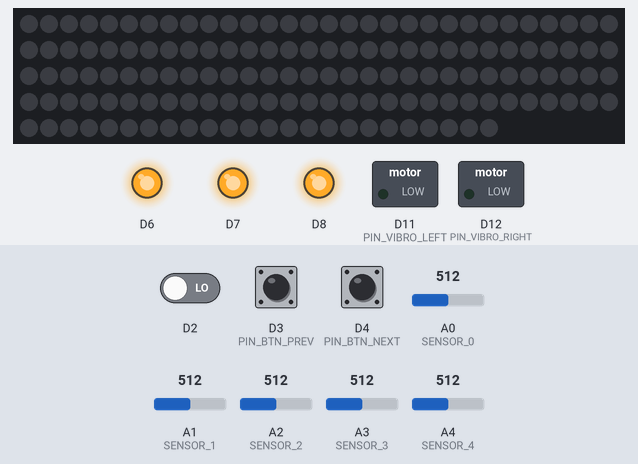
Simulated run of this program. Board: Arduino Due. Shown: 144 RGB LEDs in strip order, left to right, continuing on the next row, switched loads named in the program (green lamp = pin HIGH), output pins drawn as LEDs (lit = HIGH). Inputs (shaded band) come from the test bench; at power-on: D2 LOW, A1 (SENSOR_1) = 512, A0 (SENSOR_0) = 512, D3 (PIN_BTN_PREV) LOW, D4 (PIN_BTN_NEXT) LOW, A2 (SENSOR_2) = 512, A3 (SENSOR_3) = 512, A4 (SENSOR_4) = 512. Dim RGB values are drawn brighter than linear; storage starts empty; what the program prints to the serial monitor is not drawn.

Above: at 1.0 s.
1.1 s: D2 driven HIGH
At 1.62 s:
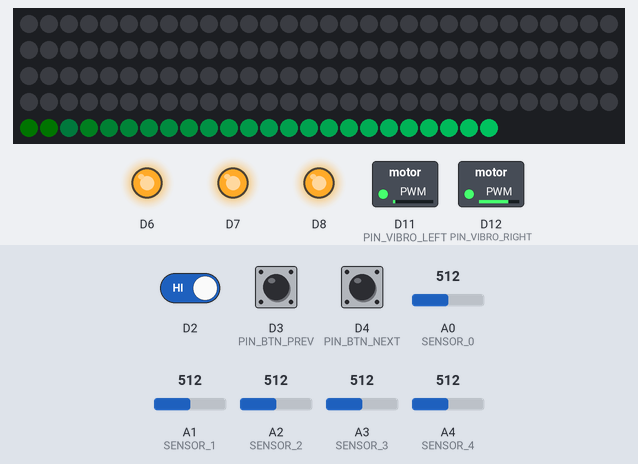
4.1 s: A1 (SENSOR_1) set to 716
At 5.34 s:
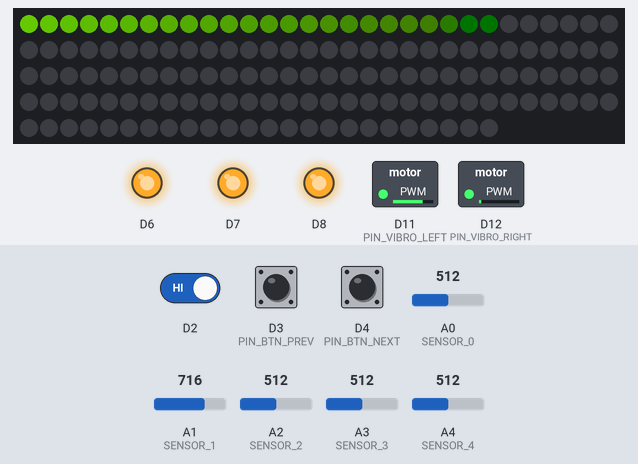
7.1 s: A1 (SENSOR_1) set to 737
At 7.44 s:
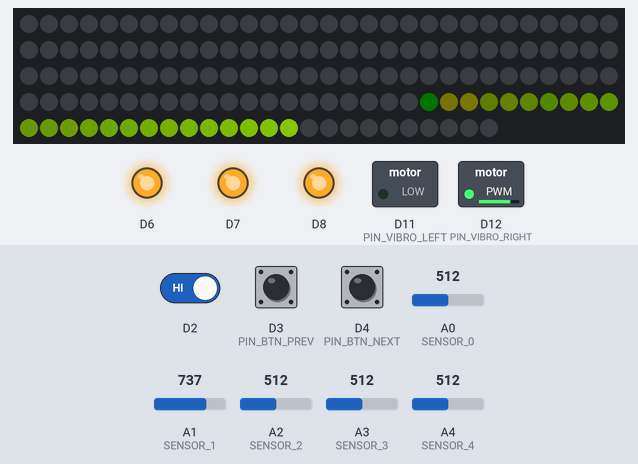
10.1 s: A0 (SENSOR_0) set to 190
At 12.81 s:
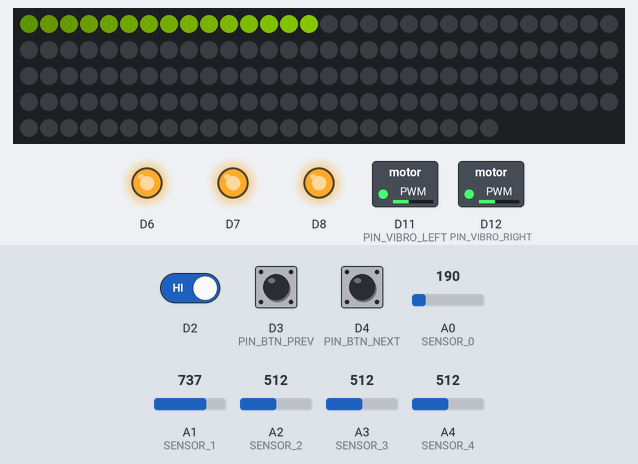
13.1 s: A1 (SENSOR_1) set to 992
At 13.42 s:
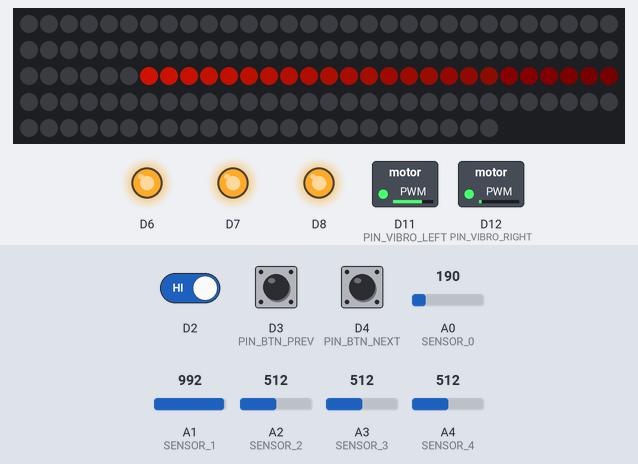
16.1 s: A1 (SENSOR_1) set to 306
At 16.45 s:
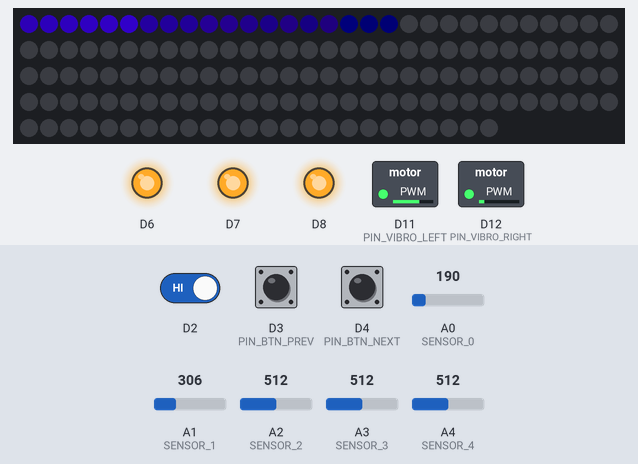
Timing chart, 0 to 20.1 s (numbered marks = the images above; inputs shaded):
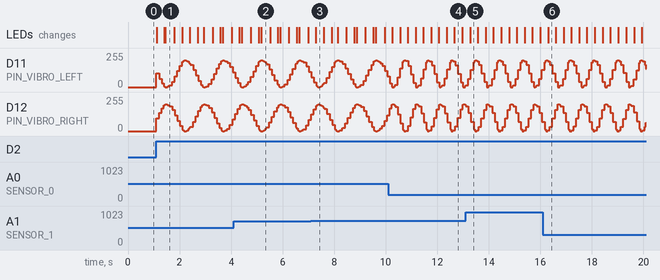

The program:

main.cpp
```cpp
#include <SPI.h>

// ============================================================
// SETTINGS
// ============================================================

// #define USE_MICROLED 1
#define USE_SFEMP3Shield 1

const uint8_t A_PIN_LED = 13;
const uint8_t PIN_VIBRO_LEFT = 11;
const uint8_t PIN_VIBRO_RIGHT = 12;

const uint8_t PIN_BTN_PREV = 3;
const uint8_t PIN_BTN_NEXT = 4;

const uint8_t SENSOR_0 = A0;
const uint8_t SENSOR_1 = A1;
const uint8_t SENSOR_2 = A2;
const uint8_t SENSOR_3 = A3;
const uint8_t SENSOR_4 = A4;

const int LEDS_COUNT = 144;
const int LEDS_TAIL_MIN = 0;
const int LEDS_TAIL_MAX = LEDS_COUNT / 3;

const double ITERATION_PER_MINUTE_MIN = 1;
const double ITERATION_PER_MINUTE_MAX = 80;

const double SOUND_VOLUME_MIN = 60; // input values are -1/2dB. e.g. 40 results in -20dB.
const double SOUND_VOLUME_MAX = 0;  // input values are -1/2dB. e.g. 40 results in -20dB.

const double VIBRO_PWR_MIN = 0;
const double VIBRO_PWR_MAX = 200;

const int SENSOR_MAX_VAL = 1023;

// ============================================================
// VARIABLES
// ============================================================

int led_id_current = 0;
int led_id_previous = -1;
int led_color_hue = 0;
int led_brightness = 100;
int led_tail = 200;
unsigned long time_from_start = 0;
unsigned long time_from_start_prev = 0;
int time_from_last_tick = 0;
double iteration_per_minute = 30;
double iteration_progress_delta = 0;
double iteration_progress = 0;
double space_position = 0;
double sound_volume_coef = 1;
float foo = 0;

bool btn_is_active = false;

// double dot_whide = 0.02;

// ============================================================
// AUDIO
// ============================================================

#if defined(USE_SFEMP3Shield)
#include <SdFat.h>
#include <SdFatUtil.h>
#include <SFEMP3Shield.h>
int files_count = 0;
int audio_index = 1;
unsigned long time_from_start_sound = 0;
unsigned long time_from_start_prev_sound = 0;
SdFat sd;
SdFile file;
SFEMP3Shield MP3player;
#endif

// ============================================================
// LED
// ============================================================

#if defined(USE_MICROLED)
// ===== ЦВЕТОВАЯ ГЛУБИНА =====
// 1, 2, 3 (байт на цвет)
// на меньшем цветовом разрешении скетч будет занимать в разы меньше места,
// но уменьшится и количество оттенков и уровней яркости!
// дефайн делается ДО ПОДКЛЮЧЕНИЯ БИБЛИОТЕКИ
// без него будет 3 байта по умолчанию
#define COLOR_DEBTH 3
#include <microLED.h> // подключаем библу
// CLI_OFF CLI_LOW CLI_AVER CLI_HIGH
microLED<LEDS_COUNT, A_PIN_LED, -1, LED_WS2812, ORDER_GRB, CLI_HIGH> strip;

#else
#include "FastLED.h"
CRGB leds[LEDS_COUNT];

#endif

// ============================================================
// HELPERS
// ============================================================

// convert double `x` in range from [`in_min`, `in_max`] to double [`out_min`, `out_max`]
double mapDouble(double x, double in_min, double in_max, double out_min, double out_max)
{
  return (x - in_min) * (out_max - out_min) / (in_max - in_min) + out_min;
}

// ============================================================
// FUNCS
// ============================================================

#if defined(USE_SFEMP3Shield)
void playNext()
{
  audio_index++;
  if (audio_index > files_count)
    audio_index = 1;
  MP3player.stopTrack();
  MP3player.playTrack(audio_index);
}
void playPrev()
{
  audio_index--;
  if (audio_index < 1)
    audio_index = files_count;
  MP3player.stopTrack();
  MP3player.playTrack(audio_index);
}
#endif

// ============================================================
// LISTNERS
// ============================================================

void checkButtons()
{
#if defined(USE_SFEMP3Shield)
  int btn_prev_state = digitalRead(PIN_BTN_PREV);
  int btn_next_state = digitalRead(PIN_BTN_NEXT);

  if (btn_prev_state == HIGH && !btn_is_active)
  {
    btn_is_active = true;
    playPrev();
  }

  if (btn_next_state == HIGH && !btn_is_active)
  {
    btn_is_active = true;
    playNext();
  }

  if (btn_prev_state == LOW && btn_next_state == LOW && btn_is_active)
  {
    btn_is_active = false;
  }
#endif
}

void updateControledParams()
{
  int sensor_0 = analogRead(SENSOR_0);
  int sensor_1 = analogRead(SENSOR_1);
  int sensor_2 = analogRead(SENSOR_2);
  int sensor_3 = analogRead(SENSOR_3);
  int sensor_4 = analogRead(SENSOR_4);

  iteration_per_minute = mapDouble(sensor_0, 0, SENSOR_MAX_VAL, ITERATION_PER_MINUTE_MAX, ITERATION_PER_MINUTE_MIN);
  led_color_hue = map(sensor_1, 0, SENSOR_MAX_VAL, 255, 0);
  led_brightness = map(sensor_2, 0, SENSOR_MAX_VAL, 255, 0);
  led_tail = map(sensor_3, 0, SENSOR_MAX_VAL, LEDS_TAIL_MAX, LEDS_TAIL_MIN);
  sound_volume_coef = mapDouble(sensor_4, 0, SENSOR_MAX_VAL, 0, 100);

  // led_color_hue = 100;
  // led_brightness = 100;
  // led_tail = 10;
  // iteration_per_minute = 20;
  // sound_volume_coef = 50;
  // Serial.println(sound_volume_coef);
}

// ============================================================
// POSITION PROGRESS
// ============================================================

// update current iteration progress
// based on time from last tick
// set double `iteration_progress` => [0, 1)
void updateIterationProgress()
{
  time_from_start = millis();
  time_from_last_tick = time_from_start - time_from_start_prev; // [0, ...] ms
  time_from_start_prev = time_from_start;

  iteration_progress_delta = (double)time_from_last_tick / (60000 / iteration_per_minute);

  iteration_progress += iteration_progress_delta;
  iteration_progress = modff(iteration_progress, &foo); // [0, 1)
}

// update current space position
// based on `iteration_progress`
// set double `space_position` => [0, 1]
void updateSpacePosition()
{
  space_position = (cos(2 * PI * iteration_progress) + 1) / 2; // [0, 1]
  // Serial.println(String(iteration_progress) + " " + String(space_position));
}

// ============================================================
// LED MAGIC
// ============================================================

#if defined(USE_MICROLED)
void proceedLEDmicroLED()
{
  led_id_current = int(round((LEDS_COUNT - 1) * space_position));

  if (led_id_current != led_id_previous)
  {
    strip.clear();
    strip.setBrightness(led_brightness);

    // tail part
    int direction = led_id_current - led_id_previous;
    direction = (direction > 0) - (direction < 0); // -1 => rtl, 1 => ltr
    for (int i = 0; i < led_tail; i++)
    {
      int led_id = led_id_current - direction * (led_tail - i);
      if (led_id < 0)
      {
        led_id *= -1;
      }
      if (led_id > (LEDS_COUNT - 1))
      {
        led_id = (LEDS_COUNT - 1) - (led_id - (LEDS_COUNT - 1));
      }
      int pow = (double)255 * (i + 1) / (led_tail + 1);
      // strip.leds[led_id] = mWheel8(led_color_hue, pow);
      strip.leds[led_id] = mHSV(led_color_hue, 255, pow);
    }

    // lead dot
    // strip.leds[led_id_current] = mWheel8(led_color_hue, 255);
    strip.leds[led_id_current] = mHSV(led_color_hue, 255, 255);

    strip.show();
    led_id_previous = led_id_current;
  }
}

#else
// LED display update magic
void proceedLEDFastLED()
{
  led_id_current = int(round((LEDS_COUNT - 1) * space_position));

  if (led_id_current != led_id_previous)
  {
    FastLED.clear();
    FastLED.setBrightness(led_brightness);

    // tail part
    int direction = led_id_current - led_id_previous;
    direction = (direction > 0) - (direction < 0); // -1 => rtl, 1 => ltr
    for (int i = 0; i < led_tail; i++)
    {
      int led_id = led_id_current - direction * (led_tail - i);
      if (led_id < 0)
      {
        led_id *= -1;
      }
      if (led_id > (LEDS_COUNT - 1))
      {
        led_id = (LEDS_COUNT - 1) - (led_id - (LEDS_COUNT - 1));
      }
      int pow = (double)255 * (i + 1) / (led_tail + 1);
      leds[led_id] = CHSV(led_color_hue, 255, pow);
    }

    // lead dot
    leds[led_id_current] = CHSV(led_color_hue, 255, 255);

    FastLED.show();
    led_id_previous = led_id_current;
  }
}
#endif

// void proceedLEDByPosition()
// {
//   FastLED.setBrightness(led_brightness);
//   FastLED.clear();
//   for (int i = 0; i < LEDS_COUNT; i++)
//   {
//     double led_pos = double(i) / (LEDS_COUNT - 1);              // [0, 1]
//     double led_offset_from_dot = abs(space_position - led_pos); // [0, 1]
//     double offset_coef = min(led_offset_from_dot / dot_whide, 1);
//     double power = double(255) * (double(1) - offset_coef);
//     leds[i] = CHSV(led_color_hue, 255, max(power, 0));
//     //Serial.println(power);
//   }
//   FastLED.show();
// }

// ============================================================
// VIBRO MAGIC
// ============================================================

void proceedVibro()
{
  double vibro_left_pwr = mapDouble(1 - space_position, 0, 1, VIBRO_PWR_MIN, VIBRO_PWR_MAX);
  double vibro_right_pwr = mapDouble(space_position, 0, 1, VIBRO_PWR_MIN, VIBRO_PWR_MAX);

  analogWrite(PIN_VIBRO_LEFT, vibro_left_pwr);
  analogWrite(PIN_VIBRO_RIGHT, vibro_right_pwr);
}

// ============================================================
// AUDIO MAGIC
// ============================================================

#if defined(USE_SFEMP3Shield)
void proceedSound()
{
  time_from_start_sound = millis();
  if ((time_from_start_sound - time_from_start_prev_sound) > 100)
  {
    time_from_start_prev_sound = time_from_start_sound;

    double sound_left_pwr = mapDouble(1 - space_position, 0, 1, SOUND_VOLUME_MIN, SOUND_VOLUME_MAX);
    double sound_right_pwr = mapDouble(space_position, 0, 1, SOUND_VOLUME_MIN, SOUND_VOLUME_MAX);
    sound_left_pwr += sound_volume_coef;
    sound_right_pwr += sound_volume_coef;

    MP3player.setVolume(sound_left_pwr, sound_right_pwr);

    if (MP3player.isPlaying() == 0)
    {
      MP3player.playTrack(audio_index);
    };
  }
}
#endif

// ============================================================
// ARDUINO
// ============================================================

void setup()
{
  // Serial.begin(9600);
  // Serial.begin(115200);

  // LED setup --------------------------------
  pinMode(A_PIN_LED, OUTPUT);

#if defined(USE_MICROLED)
  strip.setMaxCurrent(2000);
#else
  FastLED.addLeds<WS2812B, A_PIN_LED, GRB>(leds, LEDS_COUNT);
  // FastLED.setCorrection( TypicalLEDStrip );
  FastLED.setMaxPowerInVoltsAndMilliamps(5, 2000);
#endif

  // VIBRO setup --------------------------------
  pinMode(PIN_VIBRO_LEFT, OUTPUT);
  pinMode(PIN_VIBRO_RIGHT, OUTPUT);

  // AUDIO setup --------------------------------
#if defined(USE_SFEMP3Shield)
  pinMode(PIN_BTN_PREV, INPUT);
  pinMode(PIN_BTN_NEXT, INPUT);

  //Initialize the SdCard.
  if (!sd.begin(SD_SEL, SPI_HALF_SPEED))
    sd.initErrorHalt();
  // depending upon your SdCard environment, SPI_HAVE_SPEED may work better.
  if (!sd.chdir("/"))
    sd.errorHalt("sd.chdir");

  sd.vwd()->rewind();
  while (file.openNext(sd.vwd(), O_READ))
  {
    if (file.isFile())
    {
      files_count++;
    }
    file.close();
  }

  // Initialize Audio
  MP3player.begin();
  // MP3player.playTrack(1);
  // MP3player.setVolume(20,50);
#endif
}

void loop()
{
  checkButtons();
  updateControledParams();
  updateIterationProgress();
  updateSpacePosition();

#if defined(USE_MICROLED)
  proceedLEDmicroLED();
#else
  proceedLEDFastLED();
  // proceedLEDByPosition();
#endif

  proceedVibro();

#if defined(USE_SFEMP3Shield)
  proceedSound();
#endif
}
```

Measured:
- the behaviour switches between 718 and 719 on A1 (SENSOR_1) (found by bisection; images 2 and 3)
- after the input at 4.1 s, the LEDs: first change after 0.22 s (image 2 shows a later state)
- after the input at 7.1 s, the LEDs: change after 0.19 s (image 3)
- after the input at 13.1 s, the LEDs: change after 0.17 s (image 5)
- after the input at 16.1 s, the LEDs: change after 0.20 s (image 6)
